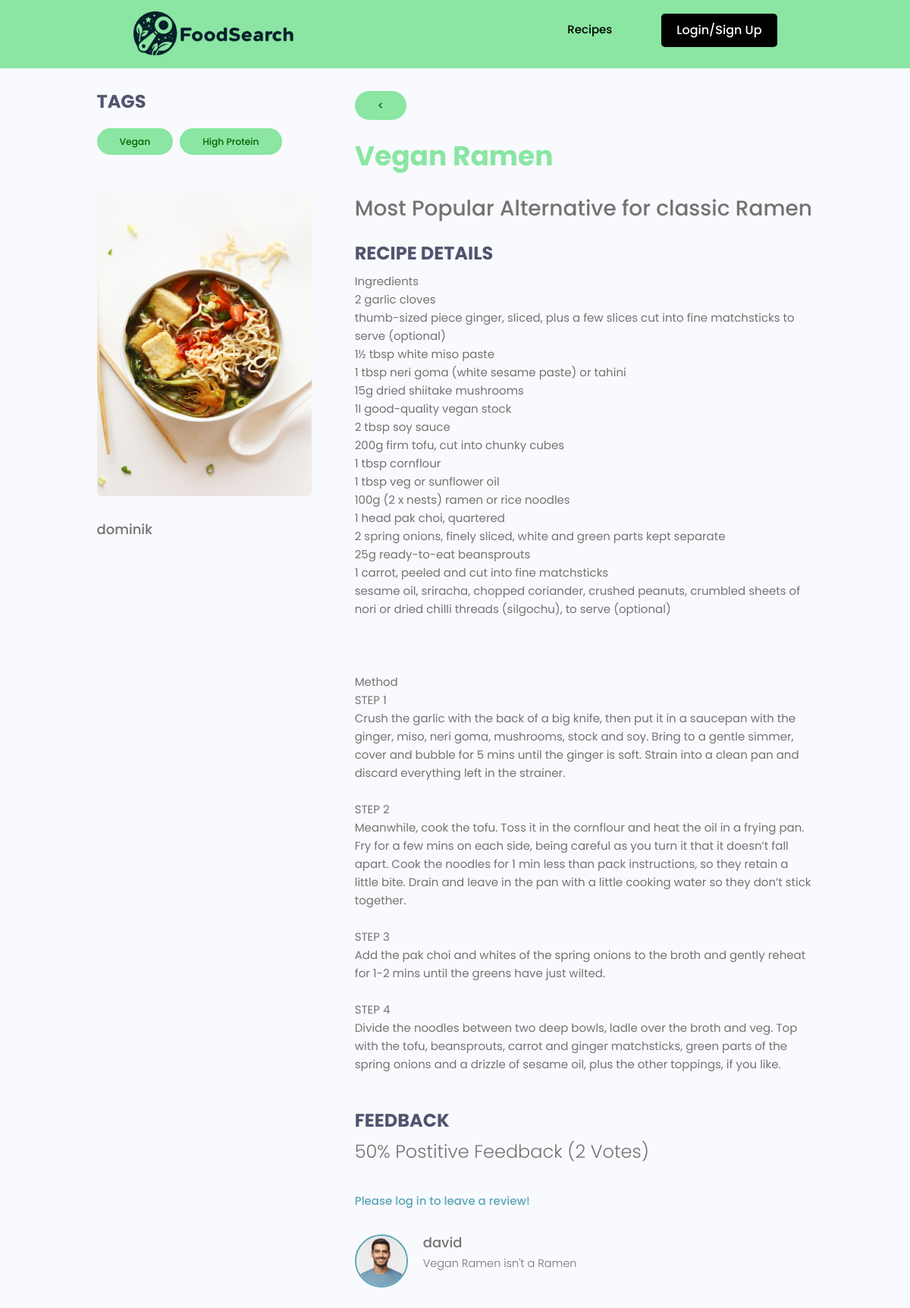
/recipes/5e387434-ef62-456e-b1ee-a9c75d5fc9dd/, run on the app's committed database.
### catalogue/models.py (models this page shows, shortened)
class Tag(models.Model):
    id = models.UUIDField(default=uuid.uuid4,editable=False,primary_key=True,unique=True)
    created = models.DateTimeField(auto_now_add=True)
    name = models.CharField(max_length=200,blank=False,null=False)
    def __str__(self):
        return self.name

class Recipe(models.Model):
    id = models.UUIDField(default=uuid.uuid4,editable=False,primary_key=True,unique=True)
    owner = models.ForeignKey(Profile,on_delete=models.SET_NULL,blank=True,null=True,related_name='recipes')
    created = models.DateTimeField(auto_now_add=True)
    name = models.CharField(blank=False,null=False,max_length=200)
    image = models.ImageField(blank=True,null=True,upload_to="recipes/",default="recipes/default-recipe.jpg")
    vote_total = models.IntegerField(default=0,null=True,blank=True)
    vote_ratio = models.IntegerField(default=0,null=True,blank=True)
    intro = models.CharField(max_length=100,blank=True,null=True)
    description = models.TextField(blank=True,null=True)
    tags = models.ManyToManyField('Tag',blank=True)
    @property
    def reviewers(self):
        querySet = self.review_set.all().values_list('owner__id',flat=True)
        return querySet
    class Meta:
        ordering = ['vote_ratio','vote_total']

class Profile(models.Model):
    user = models.OneToOneField(User,on_delete=models.CASCADE,null=True,blank=True)
    username = models.CharField(blank=False,null=False,max_length=200)
    image = models.ImageField(blank=True,null=True,upload_to="recipes/",default="recipes/default-profile.jpg")
    email = models.EmailField(blank=False,null=False,max_length=200)
    created = models.DateTimeField(auto_now_add=True)
    id = models.UUIDField(default=uuid.uuid4,editable=False,primary_key=True,unique=True)

class Review(models.Model):
    VOTE_TYPE = (
        ('up','Up Vote'),
        ('down','Down Vote')
    )
    owner = models.ForeignKey(Profile, on_delete=models.CASCADE,null=True)
    recipe = models.ForeignKey(Recipe,on_delete=models.CASCADE)
    body = models.TextField(null=True, blank=True)
    value = models.CharField(max_length=200,choices=VOTE_TYPE,blank=False,null=False,default='')
    created = models.DateTimeField(auto_now_add=True)
    id = models.UUIDField(default=uuid.uuid4,unique=True,primary_key=True,editable=False)
    class Meta:
        unique_together = [['owner','recipe']]

### catalogue/views.py (the view, shortened to what this page needs)
# urls.py: path('recipes/<str:pk>/',views.singleRecipe,name='single-recipe'),
def singleRecipe(request, pk):
    recipe = Recipe.objects.get(id=pk)
    form = ReviewForm()
    context = {'recipe':recipe,'form':form}
    return render(request,'single-recipe.html',context=context)

### catalogue/templates/single-recipe.html (shortened to what this page needs)
{% extends 'main.html' %}
{% block body %}
  <main class="singleProject my-md">
    <div class="container">
      <div class="layout">
        <div class="column column--1of3">
          <h3 class="singleProject__subtitle">Tags</h3>
          <div class="singleProject__toolStack">
            {% for tag in recipe.tags.all %}
            <span class="tag tag--pill tag--main tag--lg">
              <small>{{tag}}</small>
            </span>
            {% endfor %}
          </div>
          <img class="singleProject__preview" src="{{ recipe.image.url }}" alt="portfolio thumbnail" />
          <p class="singleProject__developer">{{recipe.owner.username}}</p>
        </div>
        <div class="column column--2of3">
          <a href="{{ request.META.HTTP_REFERER }}"><span class="tag tag--pill tag--main tag--lg"><</span></a><br><br><h2 class="singleProject__title">{{recipe.name}}</h2>
          <h4>{{recipe.intro}}</h4> <br>
          <h3 class="singleProject__subtitle">Recipe details</h3>
          <div class="singleProject__info">
            {{recipe.description|linebreaksbr}}
          </div>
          <br><br>
          <div>
            <h3 class="singleProject__subtitle">Feedback</h3>
            <h5 class="project--rating">
                {{recipe.vote_ratio}}% Postitive Feedback ({{recipe.vote_total}} Vote{{recipe.vote_total|pluralize:"s"}})
            </h5>
            {% if request.user.profile.id in recipe.reviewers %}
            <p>You have already submitted your review for this recipe!</p>
            {% elif request.user.profile == recipe.owner %}
            <p>You cannot review your own recipe</p>
            {% else %}
            <a href="{% url 'login' %}">Please log in to leave a review!</a>
            {% endif %}
            <div class="commentList">
              {% for review in recipe.review_set.all %}
              {% if review.body %}
              <div class="comment">
                  <img class="avatar avatar--md" src="{{review.owner.image.url}}" alt="user" />
                <div class="comment__details">
                  <h3  class="comment__author">{{review.owner.username}}</h3>
                  <p class="comment__info">
                    {{review.body|linebreaksbr}}
                  </p>
                </div>
              </div>
              {% endif %}
              {% endfor %}
            </div>
          </div>
        </div>
      </div>
    </div>
  </main>
{% endblock body %}

### static/styles/app.css (style rules this page uses)
:root { --color-sub: #2d2d39; }
img { width: 100%; }
.singleProject .column--1of3 { order: 2; }
@media screen and (min-width: 1081px) { .singleProject .column--1of3 { order: 1; } }
@media screen and (min-width: 1081px) { .singleProject .column--2of3 { order: 2; } }
.singleProject__toolStack { margin-top: 2rem; margin-bottom: 4rem; }
.singleProject__preview { height: 50vh; object-fit: fill; object-position: center; margin-bottom: 3rem; border-radius: 0.7rem; }
.singleProject__developer { font-size: 1.8rem; font-weight: 500; }
.singleProject__title { font-size: 3.6rem; font-weight: 700; color: var(--color-sub); margin-bottom: 3rem; }
.project--rating { margin-bottom: 1.6em; margin-top: .5em; }
.singleProject__subtitle { text-transform: uppercase; font-size: 2.4rem; font-weight: 700; color: var(--color-sub-light); margin-bottom: 1rem; }
.commentList { margin: 3rem 0; }
.comment { display: flex; gap: 2rem; }
.comment__author { font-size: 1.8rem; }
.comment__info { font-size: 1.45rem; }

### static/uikit/styles/modules/_variables.css (style rules this page uses)
:root { --color-main: #5aa5b9; --color-main-light: #e6faff; --color-sub: #8ae6a2; --color-sub-light: #51546e; --color-sub-lighter: #ededfd; --color-text: #737373; --color-gray: #8b8b8b; --color-light: #000000; --color-light-gray: #767676; --color-bg: #f8fafd; --color-white: #fffefd; --color-white-light: #f3f3f3; --color-success: #359e64; --color-success-bg: #def8e8; --color-error: #fc4b0b; --color-error-bg: #fff2ee; --font-base: 'Poppins', arial, helvetica, 'Segoe UI', roboto, ubuntu, sans-serif; --font-monospace: 'Fira Code', 'Courier New', courier, monospace; --font-regular: 300; --font-medium: 500; --font-bold: 700; --border-card: #e5e7eb; --generic-shadow: 1px 1px 5px #00000010; --generic-transition: all 0.3s ease-in-out; }

### static/uikit/styles/modules/_base.css (style rules this page uses)
* { margin: 0; padding: 0; box-sizing: border-box; text-rendering: optimizeLegibility; color: inherit; font-size: inherit; }
html { font-size: 50%; }
@media only screen and (min-width: 480px) { html { font-size: 56.25%; } }
@media only screen and (min-width: 1200px) { html { font-size: 62.5%; } }
body { line-height: 1.6; font-weight: 400; font-size: 1.5rem; color: var(--color-text); background-color: var(--color-bg); min-height: 100vh; }

### static/uikit/styles/modules/_typography.css (style rules this page uses)
* { font-family: var(--font-base); }
h2 { font-size: 3.6rem; font-weight: var(--font-bold); }
h3 { font-size: 3.2rem; font-weight: var(--font-medium); }
h4 { font-size: 2.8rem; font-weight: var(--font-medium); }
h5 { font-size: 2.4rem; font-weight: var(--font-medium); }
h5, h6 { font-weight: var(--font-regular); }
p, span, strong { font-size: 1.6rem; color: var(--color-text); font-weight: var(--font-regular); }
a { padding-bottom: 2px; text-decoration: none; display: inline-block; color: var(--color-main); font-weight: var(--font-medium); }

### static/uikit/styles/modules/_utilities.css (style rules this page uses)
.container { width: 92%; max-width: 165rem; margin: 0 auto; box-sizing: border-box; }
@media screen and (min-width: 1000px) { .container { width: 90%; } }
@media screen and (min-width: 1200px) { .container { width: 80%; } }
.my-md { margin: 3rem auto; }

### static/uikit/styles/modules/_avatar.css (style rules this page uses)
.avatar { border-radius: 50%; border: 2px solid var(--color-main); object-fit: cover; }
.avatar--md { height: 7rem; width: 7rem; }

### static/uikit/styles/modules/_tag.css (style rules this page uses)
.tag { display: inline-flex; align-items: center; background-color: var(--color-sub); height: -webkit-fit-content; height: -moz-fit-content; height: fit-content; width: -webkit-fit-content; width: -moz-fit-content; width: fit-content; border-radius: 0.5rem; padding: 0.5rem 1.5rem; font-size: 1.2rem; cursor: pointer; }
.tag:not(:last-child) { margin-right: 0.25rem; margin-bottom: 0.75rem; }
.tag > small { color: var(--color-white); }
.tag--pill { border-radius: 5rem; }
.tag--main, .tag--main > small { background: var(--color-sub); color: darkgreen; font-weight: 500; }
.tag--lg { padding: 0.8rem 3rem; font-size: 1.4rem; }
.tag--lg:not(:last-child) { margin-right: 0.5rem; margin-bottom: 1rem; }

### static/uikit/styles/modules/_layout.css (style rules this page uses)
.layout { display: flex; flex-flow: row wrap; justify-content: space-between; }
.layout > .column { margin-bottom: 3rem; }
.layout > .column.column--1of3 { flex-basis: 30%; }
.layout > .column.column--2of3 { flex-basis: 64%; }

### data on the page
Tag: name "Vegan"
Tag: name "High Protein"
Recipe: image (picture), owner.username "dominik", name "Vegan Ramen", intro "Most Popular Alternative for classic Ramen", description "Ingredients 2 garlic cloves thumb-sized piece ginger, sliced, plus a few slices cut into fine matchsticks to serve (optional) 1½ tbsp white miso paste 1 tbsp neri goma (white sesame paste) or tahini 15g dried shiitake mushrooms 1l good-quality vegan stock 2 tbsp soy sauce 200g firm tofu, cut into chunky cubes 1 tbsp cornflour 1 tbsp veg or sunflower oil 100g (2 x nests) ramen or rice noodles 1 head pak choi, quartered 2 spring onions, finely sliced, white and green parts kept separate 25g ready-to-eat beansprouts 1 carrot, peeled and cut into fine matchsticks sesame oil, sriracha, chopped coriander, crushed peanuts, crumbled sheets of nori or dried chilli threads (silgochu), to serve…", vote_ratio "50", vote_total "2"
Review: owner.image (picture), owner.username "david", body "Vegan Ramen isn't a Ramen"
